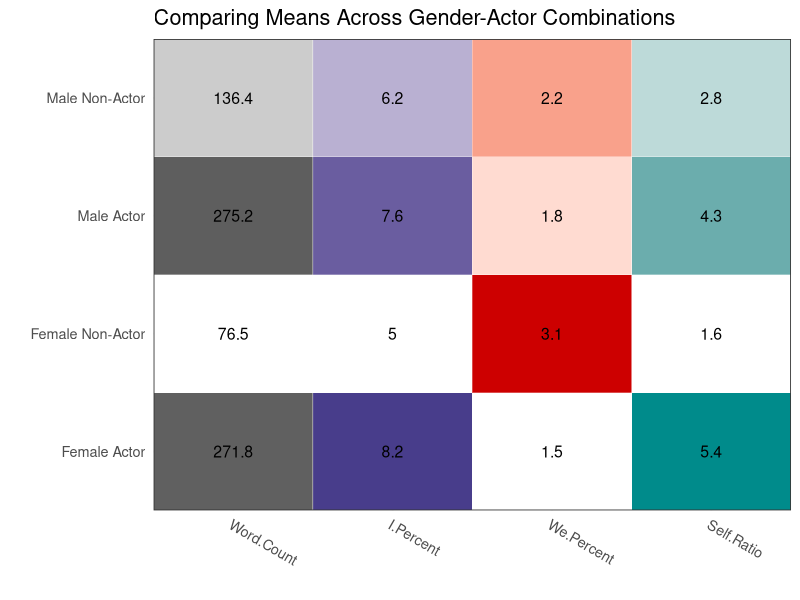

The R script that drew this image:
#create heattable by gender actor
library("ggplot2")
library("plyr")
library("reshape2")
library("scales")

setwd("raw_data")
oscar<-read.csv(file="genderactor.csv")
oscar<-rename(oscar, c("GenderActor"="Gender.Actor", "words4"="Word.Count", "Ipercent"="I.Percent", "Wepercent"="We.Percent", "self"="Self.Ratio"))
oscar$Name <- with(oscar, reorder(Gender.Actor, Gender.Actor))

oscar.m <- melt(oscar)
oscar.s <- ddply(oscar.m, .(variable), transform,
	rescale = rescale(value))
	
oscar.s$Category <- oscar.s$variable
levels(oscar.s$Category) <- 
  list("Count" = c("Word.Count"),
       "Pct1" = c("I.Percent"),
       "Pct2" = c("We.Percent"),
       "Ratio" = c("Self.Ratio"))

oscar.s$rescaleoffset <- oscar.s$rescale + 100*(as.numeric(oscar.s$Category)-1)
scalerange <- range(oscar.s$rescale)
gradientends <- scalerange + rep(c(0,100,200,300), each=2)
colorends <- c("white", "grey37", "white", "darkslateblue", "white", "red3", "white", "darkcyan")


a<-ggplot(oscar.s, aes(variable, Name, label = round(oscar.s$value, 1))) + 
  geom_tile(aes(fill = rescaleoffset), colour = "white") +
  geom_text(, size=4, color="black") +
  scale_fill_gradientn(colours = colorends, values = rescale(gradientends)) + 
  scale_x_discrete("", expand = c(0, 0)) + 
  scale_y_discrete("", expand = c(0, 0)) + 
  theme_bw(base_size = 13) + 
  theme(legend.position = "none",
        axis.ticks = element_blank(), 
        axis.text.x = element_text(angle = 330, hjust = 0))
       
a+ggtitle("Comparing Means Across Gender-Actor Combinations")
